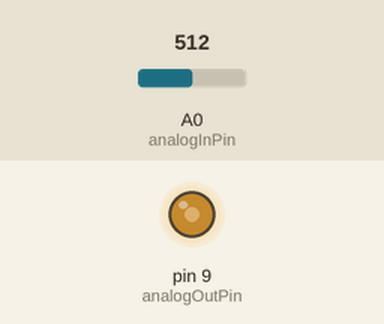
This sketch was run on a simulated Arduino Uno, built with avr-gcc and run on an emulated ATmega328P. Shown: output pins drawn as LEDs (lit = HIGH). Inputs (shaded band) come from the test bench; at power-on: A0 (analogInPin) = 512. What the sketch prints to the serial monitor is not drawn.

Above: at 1.2 s.
1.3 s: A0 (analogInPin) set to 409
At 1.6 s:
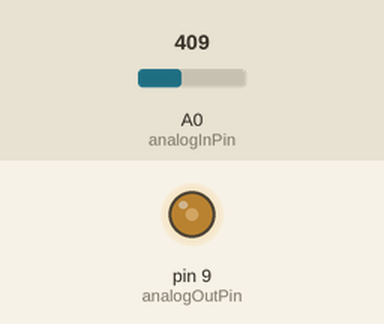
4.3 s: A0 (analogInPin) set to 394
At 5.0 s:
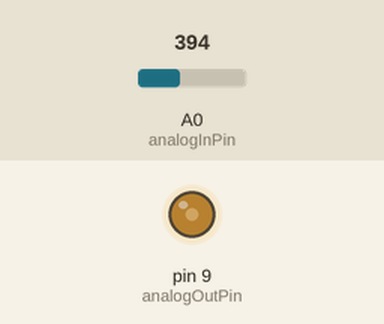
7.3 s: A0 (analogInPin) set to 716
At 8.5 s:
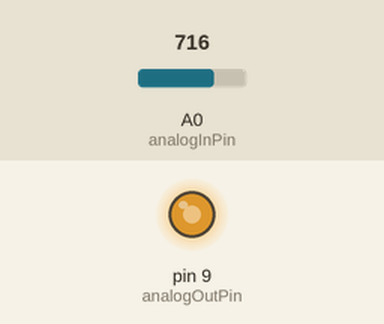
8.8 s: A0 (analogInPin) set to 982
At 9.2 s:
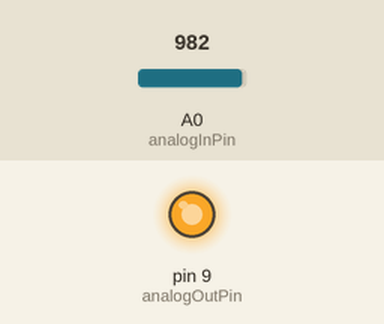
10.3 s: A0 (analogInPin) set to 1007
At 11.0 s:
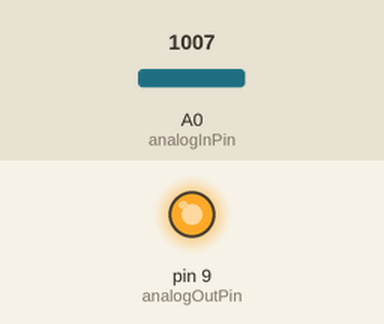
13.3 s: A0 (analogInPin) set to 0
At 13.7 s:
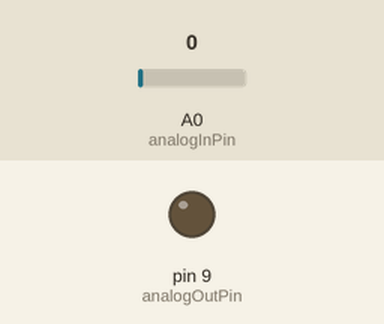
Timing chart, 0 to 15.8 s (numbered marks = the images above; inputs shaded):
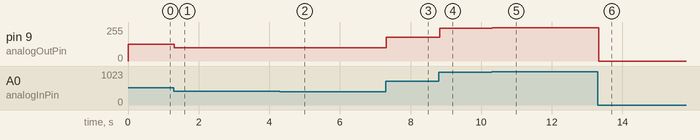

Measured:
- after the input at 1.3 s, pin 9 (analogOutPin): 127/255 → 101/255 at once
- after the input at 4.3 s, pin 9 (analogOutPin): 101/255 → 98/255 at once
- after the input at 7.3 s, pin 9 (analogOutPin): 98/255 → 178/255 at once
- after the input at 8.8 s, pin 9 (analogOutPin): 178/255 → 244/255 at once
- after the input at 10.3 s, pin 9 (analogOutPin): 244/255 → 251/255 at once
- after the input at 13.3 s, pin 9 (analogOutPin): 251/255 → 0/255 at once

The sketch:

AnalogInOutSerial.ino
```cpp
/*
  Analog input, analog output, serial output (아날로그 입력, 아날로그
  출력, 시리얼 출력)

 아날로그 입력 핀 값을 읽어 들여 값을 0에서 255 사이의 값으로 바꾸고
 진폭변조(PWM: Pulse Width Modulation)하여 아날로그 핀으로 출력하고,
 시리얼 모니터로도 출력합니다.

 회로:
 * 가변 저항의 가운데 핀을 아날로그 0핀에 연결하고, 가변 저항의 한쪽
   핀은 GND에 다른 한쪽은 +5V에 연결합니다.
 * 220Ω 저항 한쪽을 디지털 9번 핀에 연결하고 저항 다른 한쪽을 LED의
   아노드에 연결합니다. LED의 캐소드를 GND에 연결합니다

 2008년 12월 29일에 창작되었으며,
 2012년 04월 09일에 Tome Igoe에 의하여 수정되었습니다

 이 예제 코드는 공유 저작물입니다.

 http://arduino.cc/en/Tutorial/AnalogInOutSerial

 */

// 이 상수(constant) 값들은 값이 변하지 않으며, 사용되는 핀들에 이름을
// 붙여 주기 위하여 사용되었습니다:
const int analogInPin = A0; // 가변 저항이 연결된 아날로그 입력 핀
const int analogOutPin = 9; // LED가 연결된 아날로그 출력 핀

int sensorValue = 0;        // 가변 저항에서 읽은 값
int outputValue = 0;        // PWM으로 변환된 출력 값

void setup() {
  // 시리얼 통신 속도를 9600 bps로 설정합니다:
  Serial.begin(9600);
}

void loop() {
  // 아날로그 입력 값을 읽습니다:
  sensorValue = analogRead(analogInPin);
  // map 함수를 이용하여 아날로그 출력 값으로 변환합니다:
  outputValue = map(sensorValue, 0, 1023, 0, 255);
  // 출력 핀에 아날로그 출력 값을 씁니다:
  analogWrite(analogOutPin, outputValue);

  // 시리얼 모니터에 아날로그 입력 값과 출력 값을 출력합니다:
  Serial.print("센서 = " );
  Serial.print(sensorValue);
  Serial.print("\t 출력 = ");
  Serial.println(outputValue);

  // 마지막으로 아날로그 입력 값을 읽은 후 아날로그-디지털 변환기(ADC:
  // Analog-Digital Converter)가 안정될 수 있게 2ms 동안 지연 시간을
  // 갖습니다:
  delay(2);
}
```
